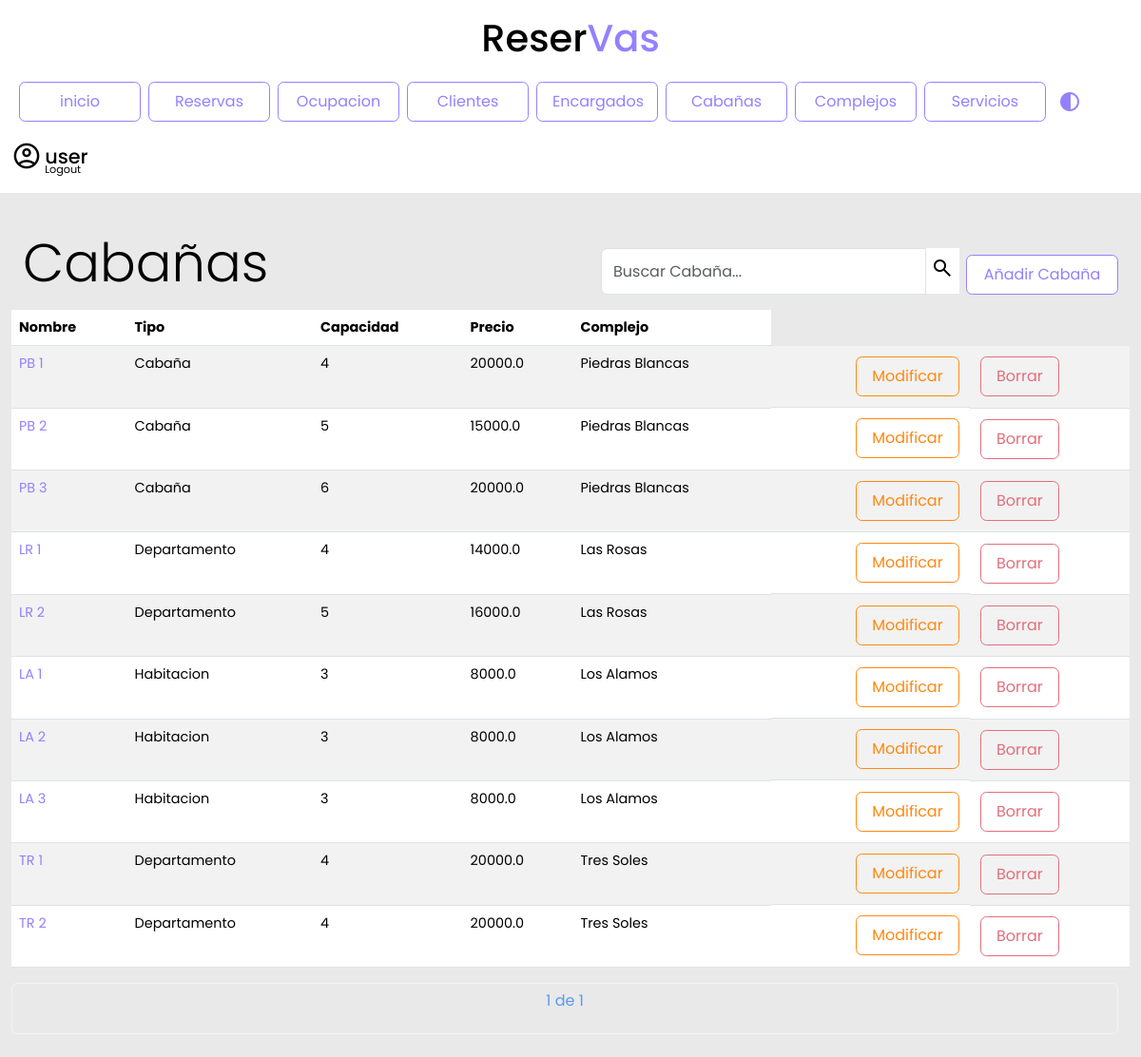
/cabanias/ (signed in), run on the app's committed database.
### reservas/models.py (models this page shows, shortened)
class Cabania(models.Model):
    nombre = models.CharField(max_length=100)
    tipo = models.CharField(max_length=15, choices=[('Apart','Apart'), ('Cabaña', 'Cabaña'), ('Departamento','Departamento'), ('Habitacion','Habitacion')])
    capacidad = models.CharField(max_length=2)
    precio = models.FloatField(max_length=10)
    complejo = models.ForeignKey(Complejo, on_delete=models.CASCADE, default="none")

class Complejo(models.Model):
    nombre = models.CharField(max_length=100)
    direccion = models.CharField(max_length=100)
    encargado = models.ForeignKey(Encargado, on_delete=models.CASCADE)
    def __str__(self):
        return self.nombre

### reservas/views.py (the view)
# urls.py: path('cabanias/', views.lista_cabanias.as_view(), name='lista_cabanias'),
class lista_cabanias(LoginRequiredMixin, ListView):
    login_url = '/login/'
    model = Cabania
    template_name = 'lista_cabanias.html'
    context_object_name = 'cabanias'
    paginate_by = 10
    def get_queryset(self):
        query = self.request.GET.get('q', '')
        cabanias = Cabania.objects.filter(
            Q(nombre__contains = query) |
            Q(tipo__icontains = query)
        )
        return cabanias

### reservas/templates/lista_cabanias.html (shortened to what this page needs)
{% include 'navbar.html' %}
{% load static %}
{% block content %}
<div class="contenedor">
<div class="row">
    <h2 class="col display-4 my-3">Cabañas</h2>
    <div class=" col d-flex justify-content-end align-items-end mb-3">
        <form method="GET">
            <div class="input-group">
                <input type="text" id="search" class="form-control inputApagado" name="q" value="{{ query }}" placeholder="Buscar Cabaña...">
                <button class="lupa" type="submit"><span class="material-symbols-outlined">search</span></button>
                <div class="d-flex justify-content-end align-items-end"><a class="botonPrimario" href="/cabanias/cabaniaNuevo/">Añadir Cabaña</a></div>
        </form>
    </div>
</div>
    <table class="table table-striped table-hover" id="results">
        <thead>
            <tr>
                <th>Nombre</th>
                <th>Tipo</th>
                <th>Capacidad</th>
                <th>Precio</th>
                <th>Complejo</th>
            </tr>
        </thead>
        <tbody>
            {% for cabania in cabanias %}
            <tr class="filas">
                <td><a href="{% url 'detalle_cabania' cabania.id %}">{{ cabania.nombre }}</a></td>
                <td>{{ cabania.tipo }}</td>
                <td>{{ cabania.capacidad }}</td>
                <td>{{ cabania.precio }}</td>
                <td>{{ cabania.complejo }}</td>
                <td class="d-flex justify-content-end align-items-end"><a class="botonTerciario" href="/cabanias/cabaniaModif/{{ cabania.id }}"> Modificar</td>
                <td><a class="botonSecundario" href="/cabanias/cabaniaBorrar/{{ cabania.id }}">Borrar</a></td>
            </tr>
            {% endfor %}
        </tbody>
    </table>
    <div class="pagination justify-content-center">
        <span class="current-page btn btn-outline-light disabled text-primary mb-3">
            {{ page_obj.number }} de {{ page_obj.paginator.num_pages }}
        </span>
    </div>
</div>
{% endblock %}

### reservas/templates/navbar.html (shortened to what this page needs)
{% extends 'base.html' %}
{% load static %}
{% block content %}
<header>
    <h1>Reser<span>Vas</span></h1>
</header>
<nav class="navbar navbar-expand-lg">
    <div class="container-fluid">
        <div class="navbar collapse navbar-collapse" id="navbarSupportedContent" >
            <ul class="navbar-nav me-auto mb-2 mb-lg-0">
                <li class="nav-item">
                    <a class="botonPrimario" href="/">inicio</a>
                </li>
                <li class="nav-item">
                    <a class="botonPrimario" href="/reservas">Reservas</a>
                </li>
                <li class="nav-item">
                    <a class="botonPrimario" href="{% url 'cabanias_disponibles' %}">Ocupacion</a>
                </li>
                <li class="nav-item">
                    <a class="botonPrimario" href="/clientes">Clientes</a>
                </li>
                <li class="nav-item">
                    <a class="botonPrimario" href="/encargados">Encargados</a>
                </li>
                <li class="nav-item">
                    <a class="botonPrimario" href="/cabanias">Cabañas</a>
                </li>
                <li class="nav-item">
                    <a class="botonPrimario" href="/complejos">Complejos</a>
                </li>
                <li class="nav-item">
                    <a class="botonPrimario"  href="/servicios">Servicios</a>
                </li>
                <button type="button" class="btn dark-mode">
                    <span class="material-symbols-outlined" id="botonDarkMode">
                    </span>
                </button>
            </ul>
            <div class="contenedorUsuario">
                <span class="material-symbols-outlined">
                </span>
                <div>
                    {% if request.user.is_authenticated %}
                    <h4 class="user">{{ request.user.username }}</h4>
                    <a href="/logout/">Logout</a>
                    {% else %}
                    <a href="/login/">Login</a>
                    {% endif %}
                </div>
            </div>
        </div>
    </div>
</nav>
{% endblock %}

### reservas/static/css/general.css (style rules this page uses)
:root { --font-family: 'poppins' sans-serif ; --color-primary: #9381ff; --color-danger: #e16f7c; --color-white: #fff; --color-dark: #000; --color-cyan: #51D6FF; --color-Terciary:#ff8811; --color-dark-variant: #E8F1F2; --color-background: #e9e9e9; --card-border-radius: 2rem; --border-radius-1: 0.4rem; --border-radius-2: 1.2rem; --card-padding: 1.8rem; --padding-1: 1.2rem; --box-shadow: 0 1rem 2rem var(--color-light); --bs-emphasis-color:var(--color-danger); --bs-table-striped-color:var(--color-dark-variant) }
html, body { margin: 0; padding: 0; height: 100%; width: 100%; background-color: var(--color-background); }
.contenedor { min-height: 100%; min-width: 100%; background-color: var(--color-background); overflow-y: auto; }
.detalle h1,h3,h4,p { color: var(--color-dark); }
.navbar { background-color: var(--color-white); display: flex; margin: auto; }
.navbar a.botonPrimario { justify-content: center; width: 8rem; }
header { position: relative; background-color:var(--color-white); height: 4rem; font-family: 'poppins', sans-serif; text-align: center; }
header h1 { color: var(--color-dark); background-color: var(--color-white); position: relative; top: 1rem; }
header span { color: var(--color-primary); transition: ease .8s; }
.contenedor { padding: 1.5rem; font-family: 'poppins', sans-serif; font-size: 0.9rem; }
.botonPrimario { padding: 1rem; font-family: 'poppins', sans-serif; font-size: 1rem; font-weight:400; line-height: 0.5; margin-left:0.5rem; margin-top:0.4rem ; display: inline-block; text-align: center; text-decoration: none; vertical-align: middle; cursor: pointer; border: 0.1rem solid var(--color-primary); border-radius: var(--border-radius-1); background-color: var(--color-white); user-select: none; transition:ease-in-out 0.35s all; width: 10rem; text-decoration: none; color: var(--color-primary); }
.botonSecundario { padding: 1rem; margin:0.2rem; font-family: 'poppins', sans-serif; font-size: 1rem; font-weight:400; line-height: 0.5; display: inline-block; text-align: center; text-decoration: none; vertical-align: middle; cursor: pointer; border: 0.1rem solid #e16f7c; border-radius: var(--border-radius-1); background-color: transparent; user-select: none; transition:ease-in-out 0.35s all; text-decoration: none; color: #e16f7c; }
.botonTerciario { padding: 1rem; margin:0.2rem; font-family: 'poppins', sans-serif; font-size: 1rem; font-weight:400; line-height: 0.5; display: inline-block; text-align: center; text-decoration: none; vertical-align: middle; cursor: pointer; border: 0.1rem solid var(--color-Terciary); border-radius: var(--border-radius-1); background-color: transparent; user-select: none; transition:ease-in-out 0.35s all; text-decoration: none; color: var(--color-Terciary); }
.lupa { color: var(--color-dark); background-color: var(--color-white); border:none; border-radius: 50%; transition: ease 0.5s; margin-left: 0.1rem; height: 3rem; }
table a { color: var(--color-primary); text-decoration: none; transition: ease 0.3s; }
.col.display-4.my-3 { color: var(--color-dark); font-family: 'poppins', sans-serif; }
.contenedorUsuario { color: var(--color-dark); display: flex; flex-direction: row; transition: ease .8s; margin-right: 3rem; margin-top: 1rem; font-family: 'poppins', sans-serif; background-color: transparent; }
.contenedorUsuario span { margin-right: .2rem; font-size: 2rem; background-color: transparent; transition: ease .5s; }
.contenedorUsuario h4 { font-size: 1.3rem; margin-top: .3rem; transition: ease .5s; }
.contenedorUsuario div { display: flex; flex-direction: column; }
.contenedorUsuario div a { text-decoration: none; color: var(--color-dark); transition: ease .8s; margin-top: -1rem; font-size: .7rem; }
#botonDarkMode { color: var(--color-primary); margin-top: .5rem; }
#results { max-width: 100%; overflow: auto; }
.pagination.justify-content-center span { color: #9381ff; background-color: var(--color-background); height: 100%; width: 100%; }
a:link, a:visited, a:active { text-decoration: none; }
#results { overflow-x: auto; max-width: 100%; width: 100%; }

### data on the page
Cabania: nombre "PB 1", tipo "Cabaña", capacidad "4", precio "20000.0", complejo "Piedras Blancas"
Cabania: nombre "PB 2", tipo "Cabaña", capacidad "5", precio "15000.0", complejo "Piedras Blancas"
Cabania: nombre "PB 3", tipo "Cabaña", capacidad "6", precio "20000.0", complejo "Piedras Blancas"
Cabania: nombre "LR 1", tipo "Departamento", capacidad "4", precio "14000.0", complejo "Las Rosas"
Cabania: nombre "LR 2", tipo "Departamento", capacidad "5", precio "16000.0", complejo "Las Rosas"
Cabania: nombre "LA 1", tipo "Habitacion", capacidad "3", precio "8000.0", complejo "Los Alamos"
Cabania: nombre "LA 2", tipo "Habitacion", capacidad "3", precio "8000.0", complejo "Los Alamos"
Cabania: nombre "LA 3", tipo "Habitacion", capacidad "3", precio "8000.0", complejo "Los Alamos"
Cabania: nombre "TR 1", tipo "Departamento", capacidad "4", precio "20000.0", complejo "Tres Soles"
Cabania: nombre "TR 2", tipo "Departamento", capacidad "4", precio "20000.0", complejo "Tres Soles"

### other printed values
{{ request.user.username }} "user"
{{ page_obj.number }} "1"
{{ page_obj.paginator.num_pages }} "1"
